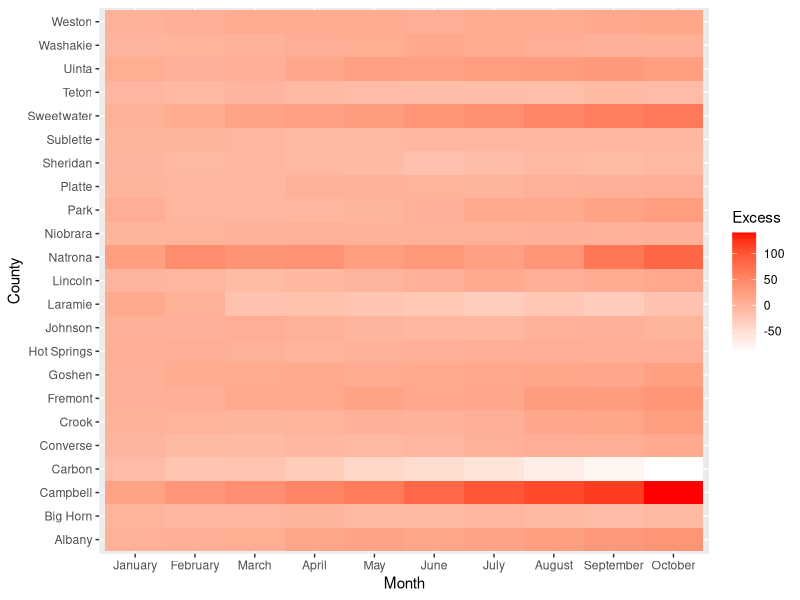

The R source for this figure:
## ---- chunk 1
library(ggplot2)
Data<-read.csv("HeatmapData.csv")

# Original Heatmap
names(Data)[1]<-"County"
#Turn your 'treatment' column into a character vector
Data$Month <- as.character(Data$Month)
#Then turn it back into a factor with the levels in the correct order
Data$Month <- factor(Data$Month, levels=unique(Data$Month))
ggplot(Data, aes(Month, County, fill= Excess)) +
  geom_tile() +
  scale_fill_gradient(low="white", high="red")
